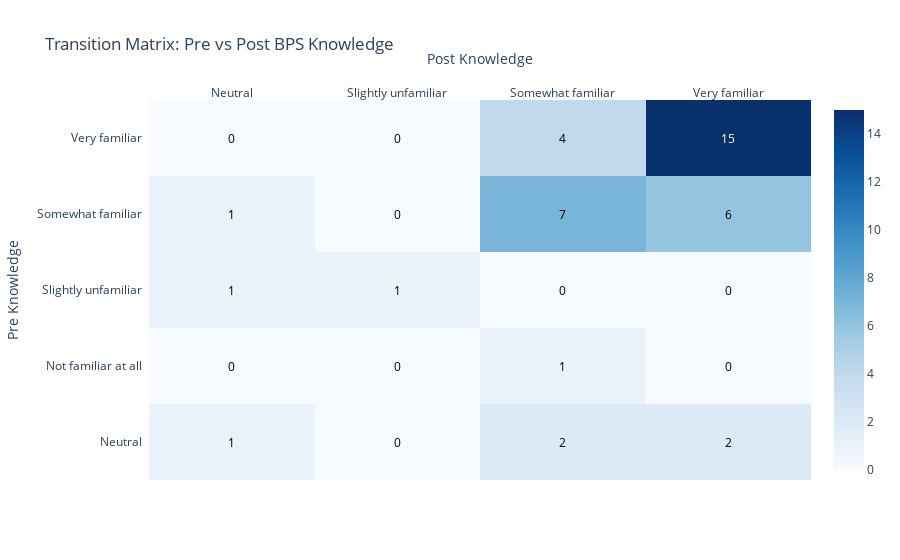

Notebook source saved alongside this figure:
### Code cell
import pandas as pd
import plotly.figure_factory as ff

# Cross-tabulation
transition_matrix = pd.crosstab(
    merged_df["BPS_knowledge_pre"],
    merged_df["BPS_knowledge_post"]
)

# Heatmap style table
fig = ff.create_annotated_heatmap(
    z=transition_matrix.values,
    x=list(transition_matrix.columns),
    y=list(transition_matrix.index),
    colorscale="Blues",
    showscale=True
)
fig.update_layout(
    title="Transition Matrix: Pre vs Post BPS Knowledge",
    xaxis_title="Post Knowledge",
    yaxis_title="Pre Knowledge"
)
fig.show()

### Figure 1 — Plotly figure (JSON) as saved in the notebook; plotly's stock layout.template omitted (floating-point values rounded to 4 significant figures)
{"data": [{"colorscale": [[0, "rgb(247,251,255)"], [0.125, "rgb(222,235,247)"], [0.25, "rgb(198,219,239)"], [0.375, "rgb(158,202,225)"], [0.5, "rgb(107,174,214)"], [0.625, "rgb(66,146,198)"], [0.75, "rgb(33,113,181)"], [0.875, "rgb(8,81,156)"], [1, "rgb(8,48,107)"]], "reversescale": false, "showscale": true, "type": "heatmap", "x": ["Neutral", "Slightly unfamiliar", "Somewhat familiar", "Very familiar"], "y": ["Neutral", "Not familiar at all", "Slightly unfamiliar", "Somewhat familiar", "Very familiar"], "z": [[1, 0, 2, 2], [0, 0, 1, 0], [1, 1, 0, 0], [1, 0, 7, 6], [0, 0, 4, 15]]}], "layout": {"annotations": [{"font": {"color": "#000000"}, "showarrow": false, "text": "1", "x": "Neutral", "xref": "x", "y": "Neutral", "yref": "y"}, {"font": {"color": "#000000"}, "showarrow": false, "text": "0", "x": "Slightly unfamiliar", "xref": "x", "y": "Neutral", "yref": "y"}, {"font": {"color": "#000000"}, "showarrow": false, "text": "2", "x": "Somewhat familiar", "xref": "x", "y": "Neutral", "yref": "y"}, {"font": {"color": "#000000"}, "showarrow": false, "text": "2", "x": "Very familiar", "xref": "x", "y": "Neutral", "yref": "y"}, {"font": {"color": "#000000"}, "showarrow": false, "text": "0", "x": "Neutral", "xref": "x", "y": "Not familiar at all", "yref": "y"}, {"font": {"color": "#000000"}, "showarrow": false, "text": "0", "x": "Slightly unfamiliar", "xref": "x", "y": "Not familiar at all", "yref": "y"}, {"font": {"color": "#000000"}, "showarrow": false, "text": "1", "x": "Somewhat familiar", "xref": "x", "y": "Not familiar at all", "yref": "y"}, {"font": {"color": "#000000"}, "showarrow": false, "text": "0", "x": "Very familiar", "xref": "x", "y": "Not familiar at all", "yref": "y"}, {"font": {"color": "#000000"}, "showarrow": false, "text": "1", "x": "Neutral", "xref": "x", "y": "Slightly unfamiliar", "yref": "y"}, {"font": {"color": "#000000"}, "showarrow": false, "text": "1", "x": "Slightly unfamiliar", "xref": "x", "y": "Slightly unfamiliar", "yref": "y"}, {"font": {"color": "#000000"}, "showarrow": false, "text": "0", "x": "Somewhat familiar", "xref": "x", "y": "Slightly unfamiliar", "yref": "y"}, {"font": {"color": "#000000"}, "showarrow": false, "text": "0", "x": "Very familiar", "xref": "x", "y": "Slightly unfamiliar", "yref": "y"}, {"font": {"color": "#000000"}, "showarrow": false, "text": "1", "x": "Neutral", "xref": "x", "y": "Somewhat familiar", "yref": "y"}, {"font": {"color": "#000000"}, "showarrow": false, "text": "0", "x": "Slightly unfamiliar", "xref": "x", "y": "Somewhat familiar", "yref": "y"}, {"font": {"color": "#000000"}, "showarrow": false, "text": "7", "x": "Somewhat familiar", "xref": "x", "y": "Somewhat familiar", "yref": "y"}, {"font": {"color": "#000000"}, "showarrow": false, "text": "6", "x": "Very familiar", "xref": "x", "y": "Somewhat familiar", "yref": "y"}, {"font": {"color": "#000000"}, "showarrow": false, "text": "0", "x": "Neutral", "xref": "x", "y": "Very familiar", "yref": "y"}, {"font": {"color": "#000000"}, "showarrow": false, "text": "0", "x": "Slightly unfamiliar", "xref": "x", "y": "Very familiar", "yref": "y"}, {"font": {"color": "#000000"}, "showarrow": false, "text": "4", "x": "Somewhat familiar", "xref": "x", "y": "Very familiar", "yref": "y"}, {"font": {"color": "#FFFFFF"}, "showarrow": false, "text": "15", "x": "Very familiar", "xref": "x", "y": "Very familiar", "yref": "y"}], "title": {"text": "Transition Matrix: Pre vs Post BPS Knowledge"}, "xaxis": {"dtick": 1, "gridcolor": "rgb(0, 0, 0)", "side": "top", "ticks": "", "title": {"text": "Post Knowledge"}}, "yaxis": {"dtick": 1, "ticks": "", "ticksuffix": "  ", "title": {"text": "Pre Knowledge"}}}}
